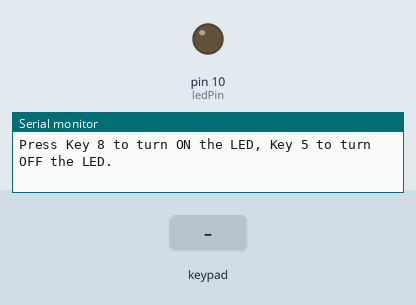
The sketch below on a simulated Arduino Uno, built with avr-gcc and run on an emulated ATmega328P. Shown: output pins drawn as LEDs (lit = HIGH), the last lines printed to the serial monitor. The test bench sets the inputs (shaded band).

Above: at 1.2 s.
1.3 s: key '8' pressed
At 2.5 s:
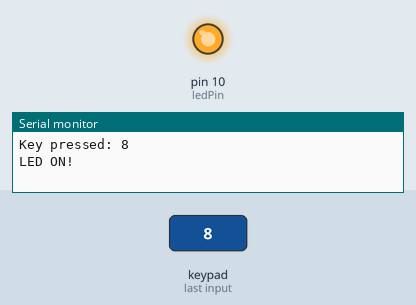
11.3 s: key '5' pressed
At 12.5 s:
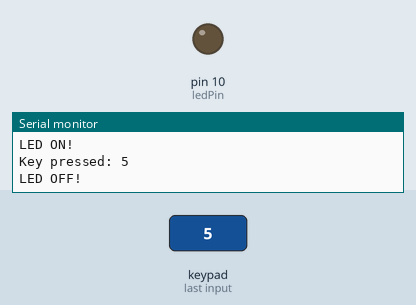
12.8 s: keypad keys 9 8 7 6 D pressed 0.4 s apart
At 13.7 s:
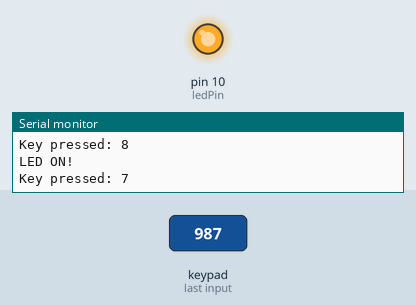
Timing chart, 0 to 15.8 s (numbered marks = the images above; inputs shaded):
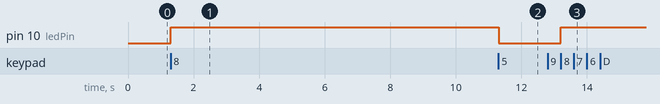

The sketch:

mart_circuit_breaker.ino
```cpp
#include <Keypad.h>

// Define keypad rows and columns
const byte ROW_NUM    = 4; // Four rows
const byte COLUMN_NUM = 4; // Four columns

// Define the keypad keys
char keys[ROW_NUM][COLUMN_NUM] = {
  {'1','2','3','A'},
  {'4','5','6','B'},
  {'7','8','9','C'},
  {'*','0','#','D'}
};

// Pin configuration for keypad
byte pin_rows[ROW_NUM] = {9, 8, 7, 6};
byte pin_columns[COLUMN_NUM] = {5, 4, 3, 2};

// Create an instance of the keypad library
Keypad keypad = Keypad(makeKeymap(keys), pin_rows, pin_columns, ROW_NUM, COLUMN_NUM);

// Pin for LED
const int ledPin = 10;

void setup() {
  Serial.begin(9600);
  pinMode(ledPin, OUTPUT); // Set LED pin as output
  digitalWrite(ledPin, LOW); // LED initially OFF
  Serial.println("Press Key 8 to turn ON the LED, Key 5 to turn OFF the LED.");
}

void loop() {
  char key = keypad.getKey();

  if (key) {
    Serial.print("Key pressed: ");
    Serial.println(key);

    if (key == '8') {
      // Turn ON the LED
      digitalWrite(ledPin, HIGH);  // LED ON
      Serial.println("LED ON!");
    }
    else if (key == '5') {
      // Turn OFF the LED
      digitalWrite(ledPin, LOW);   // LED OFF
      Serial.println("LED OFF!");
    }
  }
}
```

Measured:
- after the input at 1.3 s, pin 10 (ledPin): LOW → HIGH at once
- after the input at 11.3 s, pin 10 (ledPin): HIGH → LOW at once
- after the input at 12.8 s, pin 10 (ledPin): LOW → HIGH after 0.40 s
